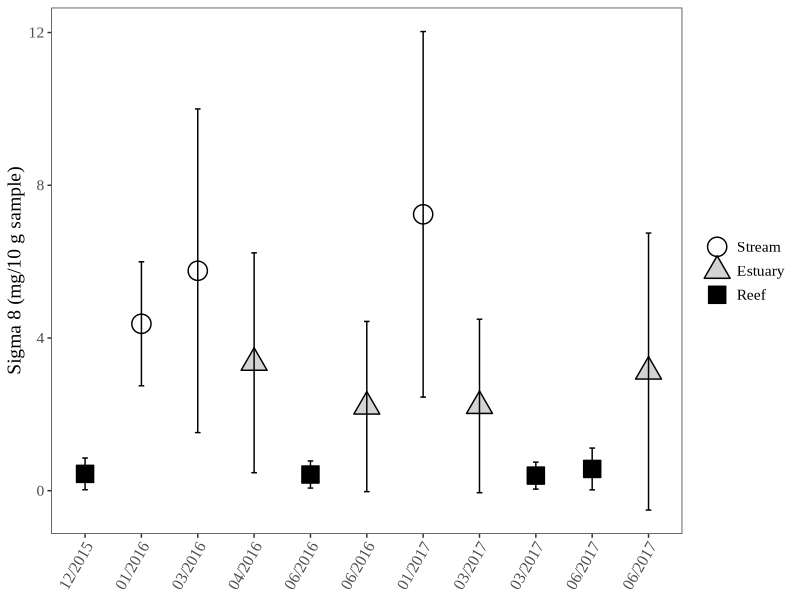
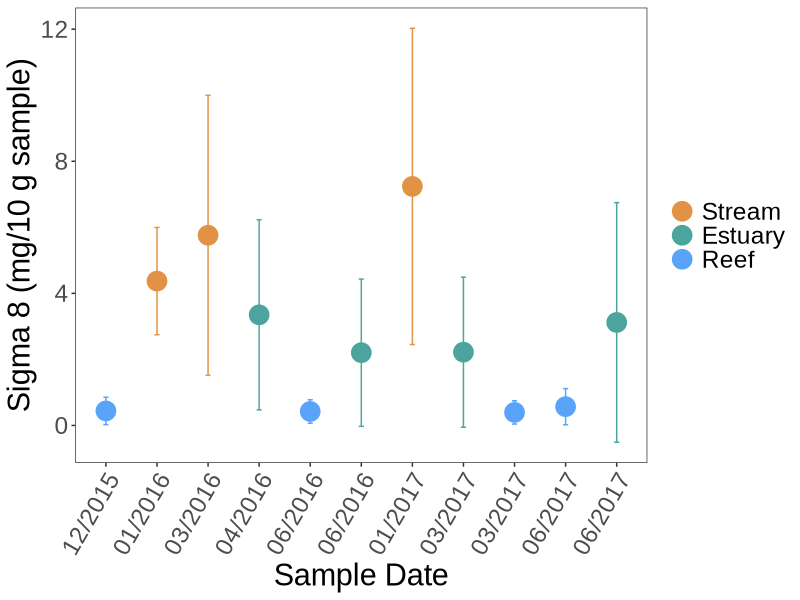
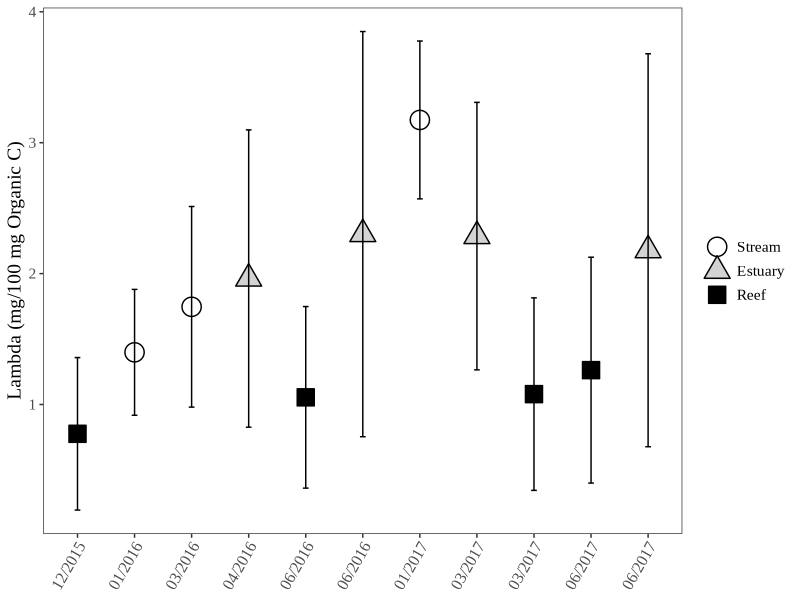
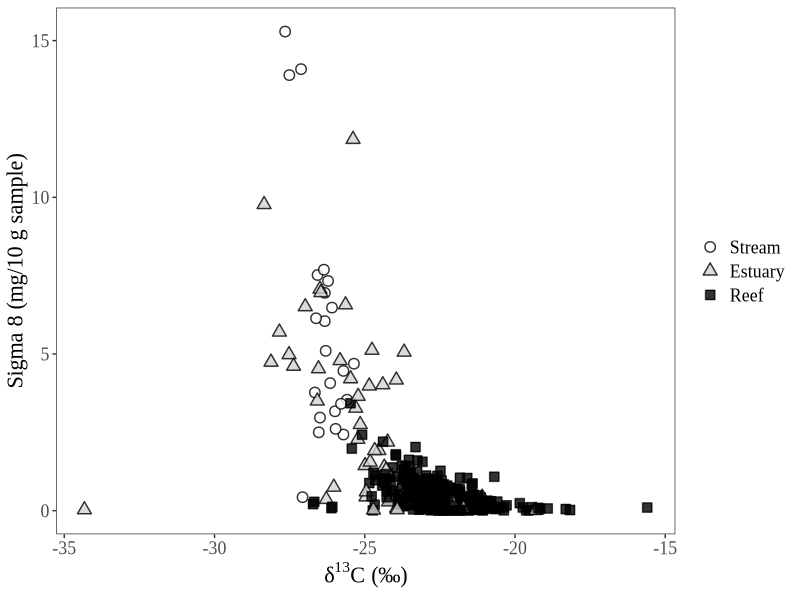
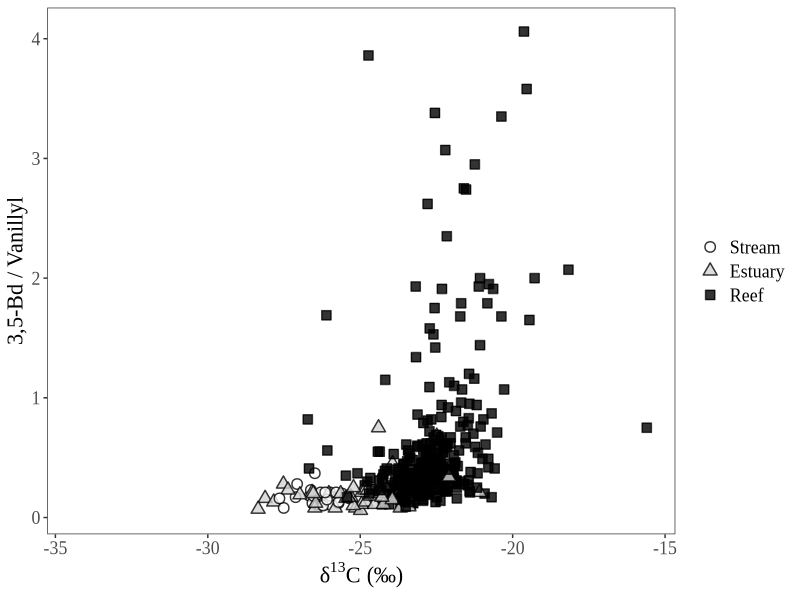
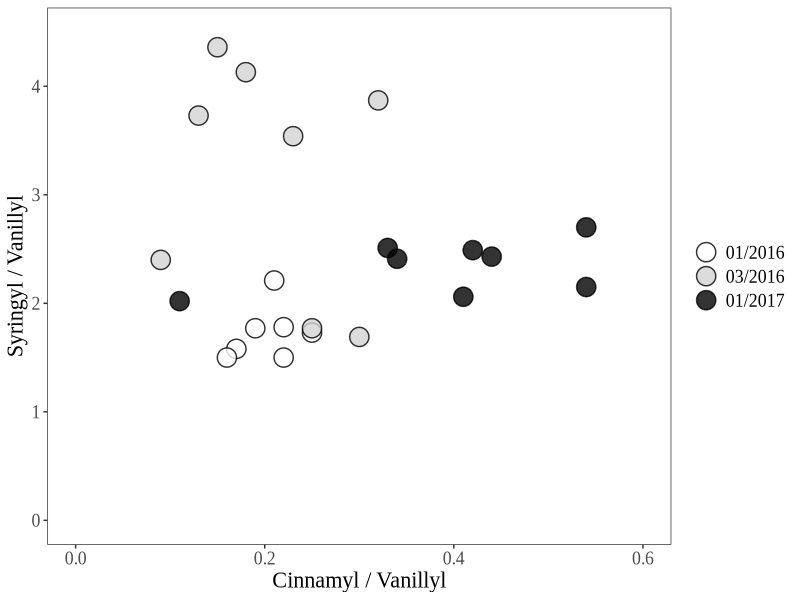
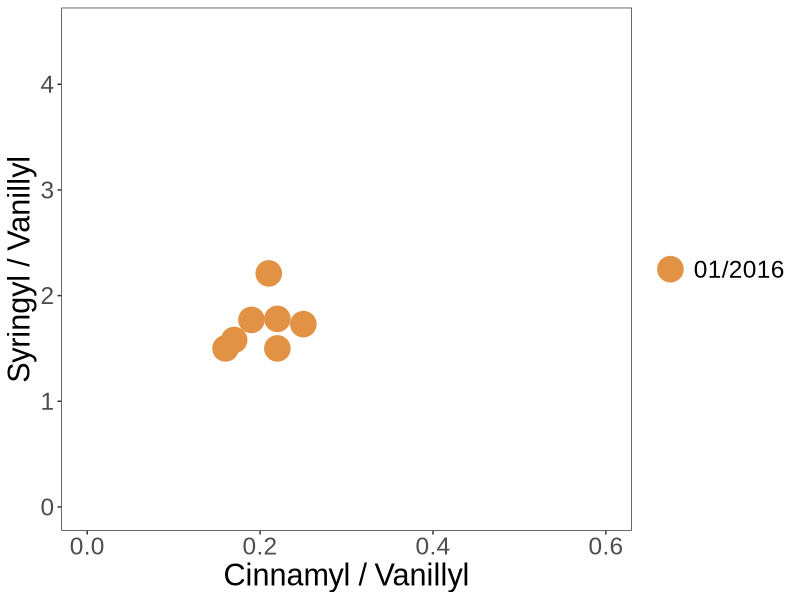
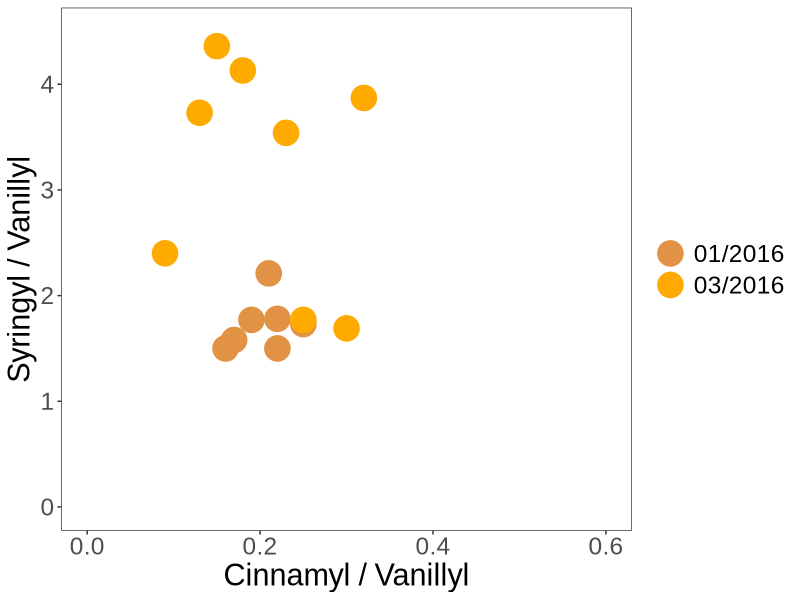

Reproduce these figures in R, in order.
## ---- chunk 1
knitr::opts_chunk$set(echo = TRUE)
## ---- chunk 2

master <- read.csv("RAPID_Master_Datasheet_add_region_streamcode.csv") # Loads the newly updated dataset, as of April 8, 2019. This same dataset is used for the linear mixed effects models.

# In addition, all NDs from Matthieu's original reports are replaced as NAs. For reasoning on why they are not 0s, see either of the other RMarkdown files in this project folder.

# Alright, so the seven outliers I'm removing will be 56, 66, 164, 238, 300, 387, and 389 from the original dataset. For reasoning on these 7, see LMEM Markdown file in this same project.

mastered <- master[ -c(56, 66, 164, 238, 300, 387, 389), ] # Removes outliers from original dataset.

# This dataset has already been QAQCed.

library(tidyverse)

## ---- chunk 3

# First, we will plot overall Sigma 8 and Lambda values.

Fig3_Stats <- mastered %>% # Takes the original dataset and then ...
  group_by(Group, Environment) %>% # Groups by date and environment and then ...
  summarize(Sig8 = mean(Sigma8, na.rm = TRUE), Sig8sd = sd(Sigma8, na.rm = TRUE), 
            Lam = mean(Lambda, na.rm = TRUE), Lamsd = sd(Lambda, na.rm = TRUE)) %>% # Summarizes and then...
  ungroup() # Ungroups data.

Fig3_Stats$Environment <- factor(Fig3_Stats$Environment, levels = c( "Stream", "Estuary", "Reef")) # Relevels.
Fig3_Stats$Group <- factor(Fig3_Stats$Group, levels = c( "A", "B", "C", "D", "E", "F", "I", "H", "G", "J", "K")) # Relevel the "Group" column so that it's presented in the best chronological order.

#tiff(filename = "/Users/heililowman/Documents/UC_Santa_Barbara/Research_Lignin/Figures/Manuscript_figure_files/Fig3A.tiff", width=6, height=4, unit="in", res=400) 
fig3a <- ggplot(Fig3_Stats, aes(Group, Sig8, shape=Environment, fill=Environment)) +
  scale_x_discrete(labels = c("12/2015", "01/2016", "03/2016", "04/2016", "06/2016", "06/2016", "01/2017", "03/2017", "03/2017", "06/2017", "06/2017")) +
  geom_point(size = 6,
             stroke = 0.75) + 
  scale_shape_manual(values = c(21, 24, 22)) +
  scale_fill_manual(values = c("white", "lightgrey", "black")) +
  geom_errorbar(data=Fig3_Stats, aes(ymin=Sig8-Sig8sd,ymax=Sig8+Sig8sd), width=0.1) +
  xlab("Sample Date") +
  ylab("Sigma 8 (mg/10 g sample)") + 
  theme_bw() +
  theme(panel.grid.major = element_blank(), panel.grid.minor = element_blank(),panel.background = element_blank()) + # This ensures the whole data grid is boxed in, which looks cleaner in text.
  theme(text=element_text(family="Times New Roman", size=14)) +
  theme(axis.text.x = element_text(angle = 60, hjust = 1)) +
  theme(axis.title.x=element_blank()) +
  theme(legend.title = element_blank())
#dev.off()

fig3a

# Creating the following figure for inclusion in my exit seminar.

fig3a_color <- ggplot(Fig3_Stats, aes(Group, Sig8, color=Environment)) +
  scale_x_discrete(labels = c("12/2015", "01/2016", "03/2016", "04/2016", "06/2016", "06/2016", "01/2017", "03/2017", "03/2017", "06/2017", "06/2017")) +
  geom_point(size = 6,
             stroke = 0.75) + 
  scale_color_manual(values=c("#E29244", "#4CA49E", "#59A3F8"), name = "Sampling Environment") + # Edit the legend and figure colors.
  geom_errorbar(data=Fig3_Stats, aes(ymin=Sig8-Sig8sd,ymax=Sig8+Sig8sd), width=0.1) +
  xlab("Sample Date") +
  ylab("Sigma 8 (mg/10 g sample)") + 
  theme_bw() +
  theme(panel.grid.major = element_blank(), panel.grid.minor = element_blank(),panel.background = element_blank()) + # This ensures the whole data grid is boxed in, which looks cleaner in text.
  theme(text=element_text(family="Arial", size=22)) +
  theme(axis.text.x = element_text(angle = 60, hjust = 1)) +
  theme(legend.title = element_blank())

fig3a_color
# Actually, I'm not sure how much more helpful a figure versus numbers will be so I'm skipping this figure in my presentation.

#tiff(filename = "/Users/heililowman/Documents/UC_Santa_Barbara/Research_Lignin/Figures/Manuscript_figure_files/Fig3B.tiff", width=6, height=4, unit="in", res=400) 
fig3b <- ggplot(Fig3_Stats, aes(Group, Lam, shape=Environment, fill=Environment)) +
  scale_x_discrete(labels = c("12/2015", "01/2016", "03/2016", "04/2016", "06/2016", "06/2016", "01/2017", "03/2017", "03/2017", "06/2017", "06/2017")) +
  geom_point(size = 6,
             stroke = 0.75) + 
  scale_shape_manual(values = c(21, 24, 22)) +
  scale_fill_manual(values = c("white", "lightgrey", "black")) +
  geom_errorbar(data=Fig3_Stats, aes(ymin=Lam-Lamsd,ymax=Lam+Lamsd), width=0.1) +
  xlab("Sample Date") +
  ylab("Lambda (mg/100 mg Organic C)") + 
  theme_bw() +
  theme(panel.grid.major = element_blank(), panel.grid.minor = element_blank(),panel.background = element_blank()) +
  theme(text=element_text(family="Times New Roman", size=14)) +
  theme(axis.text.x = element_text(angle = 60, hjust = 1)) +
  theme(axis.title.x=element_blank()) +
  theme(legend.title = element_blank())
#dev.off()

fig3b

## ---- chunk 4

# Next, we will plot isotopic data versus Sigma 8 and 3,5-Bd/V values.

# I will remove one egregious outlier - this was not removed during the LMEMs since those models dealt with lignin phenol values only (and had no isotopes as fixed or random effects).

mastered$Environment <- factor(mastered$Environment, levels = c( "Stream", "Estuary", "Reef")) # Relevels.

# Need to keep the outlier in on the light end, because its the same distance from the nearest point as the outlier on the heavier end (and it was included on all of the LMEMs in the other file).

# I have also removed the designation of near/far from stream and just represented all marine sediments as reef sites - this distinction was not important in any of the models I ran, and I feel it doesn't add anything to the visual. Also, this will keep things consistent legend-wise with Figure 3.

#tiff(filename = "/Users/heililowman/Documents/UC_Santa_Barbara/Research_Lignin/Figures/Manuscript_figure_files/Fig4.tiff", width=12, height=6, unit="in", res=400) 
fig4 <- ggplot(mastered, aes (x=d13C, y=Sigma8, shape=Environment, fill=Environment)) +
  geom_point(size=3,
             stroke = 0.75,
             alpha = 0.8) +
  scale_shape_manual(values = c(21, 24, 22)) +
  scale_fill_manual(values = c("white", "lightgrey", "black")) +
  theme_bw() +
  theme(panel.grid.major = element_blank(), panel.grid.minor = element_blank(),panel.background = element_blank()) +
  theme(text=element_text(family="Times New Roman", size=16)) +
  xlab(expression("δ"^{13}*"C (‰)")) + # GAH! It's AMAZING I GOT THE SUPERSCRIPT TO WORK!!!
  ylab("Sigma 8 (mg/10 g sample)") +
  theme(legend.title = element_blank())
#dev.off

fig4

#tiff(filename = "/Users/heililowman/Documents/UC_Santa_Barbara/Research_Lignin/Figures/Manuscript_figure_files/Fig5.tiff", width=10, height=6, unit="in", res=400) 
fig5 <- ggplot(mastered, aes (x=d13C, y=Bd.V, shape=Environment, fill=Environment)) +
  geom_point(size=3,
             stroke = 0.75,
             alpha = 0.8) +
  scale_shape_manual(values = c(21, 24, 22)) +
  scale_fill_manual(values = c("white", "lightgrey", "black")) +
  theme_bw() +
  theme(panel.grid.major = element_blank(), panel.grid.minor = element_blank(),panel.background = element_blank()) +
  theme(text=element_text(family="Times New Roman", size=16)) +
  xlab(expression("δ"^{13}*"C (‰)")) +
  ylab("3,5-Bd / Vanillyl") +
  theme(legend.title = element_blank())
#dev.off

fig5

## ---- chunk 5

# So, this will be a plot of stream S/V and C/V values, but the boxes for source material will need to be added in in Powerpoint.

stream <- mastered %>%
  filter(Environment=="Stream") # Creates dataset of only stream data.

#tiff(filename = "/Users/heililowman/Documents/UC_Santa_Barbara/Research_Lignin/Figures/Manuscript_figure_files/Fig6.tiff", width=8, height=6, unit="in", res=400) 
fig6 <- ggplot(stream, aes (C.V,S.V, shape=Group_2, fill=Group_2)) +
  geom_point(size=6,
             stroke = 0.75,
             alpha = 0.8) +
  scale_shape_manual(values = c(21, 21, 21), labels = c("01/2016", "03/2016", "01/2017")) +
  scale_fill_manual(values = c("white", "lightgrey", "black"), labels = c("01/2016", "03/2016", "01/2017")) + # Need to duplicate labels in both calls so that legend works.
  xlim(0,0.6) +
  ylim(0,4.5) +
  theme_bw() +
  theme(panel.grid.major = element_blank(), panel.grid.minor = element_blank(),panel.background = element_blank()) +
  theme(text=element_text(family="Times New Roman", size=16)) +
  xlab("Cinnamyl / Vanillyl") +
  ylab("Syringyl / Vanillyl") +
  theme(legend.title = element_blank())
#dev.off

fig6

#Making a set of new figures for my exit seminar.

streama <- mastered %>%
  filter(Environment=="Stream") %>% # Creates dataset of only stream data.
  filter(Group=="B") # Selects only January 2016 data.

fig6_colora <- ggplot(streama, aes (C.V,S.V, color=Group_2)) +
  geom_point(size=8,
             stroke = 0.75) +
  scale_color_manual(values = c("#E29244"), labels = c("01/2016")) + 
  xlim(0,0.6) +
  ylim(0,4.5) +
  theme_bw() +
  theme(panel.grid.major = element_blank(), panel.grid.minor = element_blank(),panel.background = element_blank()) +
  theme(text=element_text(family="Arial", size=22)) +
  xlab("Cinnamyl / Vanillyl") +
  ylab("Syringyl / Vanillyl") +
  theme(legend.title = element_blank())

#tiff(filename = "/Users/heililowman/Documents/UC_Santa_Barbara/Research_Lignin/Figures/Manuscript_figure_files/Fig6_colora.tiff", width=8, height=6, unit="in", res=400) 
fig6_colora
#dev.off

streamb <- mastered %>%
  filter(Environment=="Stream") %>% # Creates dataset of only stream data.
  filter(Group=="B" | Group=="C") # Selects only 2016 data.

fig6_colorb <- ggplot(streamb, aes (C.V,S.V, color=Group_2)) +
  geom_point(size=8,
             stroke = 0.75) +
  scale_color_manual(values = c("#E29244","#FFAA00"), labels = c("01/2016", "03/2016")) + 
  xlim(0,0.6) +
  ylim(0,4.5) +
  theme_bw() +
  theme(panel.grid.major = element_blank(), panel.grid.minor = element_blank(),panel.background = element_blank()) +
  theme(text=element_text(family="Arial", size=22)) +
  xlab("Cinnamyl / Vanillyl") +
  ylab("Syringyl / Vanillyl") +
  theme(legend.title = element_blank())

#tiff(filename = "/Users/heililowman/Documents/UC_Santa_Barbara/Research_Lignin/Figures/Manuscript_figure_files/Fig6_colorb.tiff", width=8, height=6, unit="in", res=400) 
fig6_colorb
#dev.off

fig6_colorc <- ggplot(stream, aes (C.V,S.V, color=Group_2)) +
  geom_point(size=8,
             stroke = 0.75) +
  scale_color_manual(values = c("#E29244", "#FFAA00", "#D46F10"), labels = c("01/2016", "03/2016", "01/2017")) +
  xlim(0,0.6) +
  ylim(0,4.5) +
  theme_bw() +
  theme(panel.grid.major = element_blank(), panel.grid.minor = element_blank(),panel.background = element_blank()) +
  theme(text=element_text(family="Arial", size=22)) +
  xlab("Cinnamyl / Vanillyl") +
  ylab("Syringyl / Vanillyl") +
  theme(legend.title = element_blank())

#tiff(filename = "/Users/heililowman/Documents/UC_Santa_Barbara/Research_Lignin/Figures/Manuscript_figure_files/Fig6_colorc.tiff", width=8, height=6, unit="in", res=400) 
fig6_colorc
#dev.off

## ---- chunk 6

# And now to create a similar S/V vs. C/V figure for the marine sample data.

marine <- mastered %>%
  filter(Environment=="Reef") # Creates dataset of only marine data.

fig7a <- ggplot(marine, aes (C.V,S.V, shape=Group, fill=Group)) +
  geom_point(size=6,
             stroke = 0.75,
             alpha = 0.8) +
  scale_shape_manual(values = c(21, 21, 21, 21), labels = c("12/2015", "06/2016", "03/2017", "06/2017")) +
  scale_fill_manual(values = c("white", "lightgrey", "gray30", "black"), labels = c("12/2015", "06/2016", "03/2017", "06/2017")) + # Need to duplicate labels in both calls so that legend works.
  xlim(0,0.25) +
  ylim(0,5.5) +
  theme_bw() +
  theme(panel.grid.major = element_blank(), panel.grid.minor = element_blank(),panel.background = element_blank()) +
  theme(text=element_text(family="Times New Roman", size=16)) +
  xlab("Cinnamyl/Vanillyl") +
  ylab("Syringyl/Vanillyl") +
  theme(legend.title = element_blank())

fig7a

# Due to sheer number of points, let's consolidate by site for each sampling.

m_cvsv <- marine %>% 
  group_by(Site, Group) %>%     
  summarize(meanC.V = mean(C.V, na.rm = TRUE), CVsd = sd(C.V, na.rm = TRUE), meanS.V = mean(S.V, na.rm = TRUE), SVsd = sd(S.V, na.rm = TRUE),) %>%
  ungroup()

#tiff(filename = "/Users/heililowman/Documents/UC_Santa_Barbara/Research_Lignin/Figures/Manuscript_figure_files/Fig7.tiff", width=8, height=6, unit="in", res=400) 
fig7b <- ggplot(m_cvsv, aes (x=meanC.V, y=meanS.V, shape = Group, fill = Group)) +
  geom_point(size=6,
             stroke = 0.75,
             alpha = 0.8) +
  scale_shape_manual(values = c(21, 21, 21, 21), labels = c("12/2015", "06/2016", "03/2017", "06/2017")) +
  scale_fill_manual(values = c("white", "lightgrey", "gray30", "black"), labels = c("12/2015", "06/2016", "03/2017", "06/2017")) +
  #geom_errorbar(data=m_cvsv, aes(ymin=meanS.V-SVsd,ymax=meanS.V+SVsd)) +
  #geom_errorbarh(data=m_cvsv, aes(xmin=meanC.V-CVsd,xmax=meanC.V+CVsd)) +
  xlim(0,0.25) +
  ylim(0,5.5) +
  theme_bw() +
  theme(panel.grid.major = element_blank(), panel.grid.minor = element_blank(),panel.background = element_blank()) +
  theme(text=element_text(family="Times New Roman", size=16)) +
  xlab("Cinnamyl / Vanillyl") +
  ylab("Syringyl / Vanillyl") +
  theme(legend.title = element_blank())
#dev.off

# Did not include error bars because they do not add to the takeaway of the figure, and delineations between groupings are made clear by the results of the LMEMs.

fig7b

# And below I've made some additional colored plots for use in my exit seminar.

m_cvsva <- m_cvsv %>% # Takes the original aggregated dataset.
  filter(Group == "A") # Selects only December 2015 samples.

fig7b_colora <- ggplot(m_cvsva, aes (x=meanC.V, y=meanS.V, color = Group)) +
  geom_point(size=8,
             stroke = 0.75) +
  scale_color_manual(values = c("#69B9FA"), labels = c("12/2015")) +
  xlim(0,0.25) +
  ylim(0,5.5) +
  theme_bw() +
  theme(panel.grid.major = element_blank(), panel.grid.minor = element_blank(),panel.background = element_blank()) +
  theme(text=element_text(family="Arial", size=22)) +
  xlab("Cinnamyl / Vanillyl") +
  ylab("Syringyl / Vanillyl") +
  theme(legend.title = element_blank())

#tiff(filename = "/Users/heililowman/Documents/UC_Santa_Barbara/Research_Lignin/Figures/Manuscript_figure_files/Fig7b_colora.tiff", width=8, height=6, unit="in", res=400) 
fig7b_colora
#dev.off

m_cvsvb <- m_cvsv %>% # Takes the original aggregated dataset.
  filter(Group == "A" | Group == "E") # Selects only December 2015 and June 2016 samples.

fig7b_colorb <- ggplot(m_cvsvb, aes (x=meanC.V, y=meanS.V, color = Group)) +
  geom_point(size=8,
             stroke = 0.75) +
  scale_color_manual(values = c("#69B9FA", "#59A3F8"), labels = c("12/2015", "06/2016")) +
  xlim(0,0.25) +
  ylim(0,5.5) +
  theme_bw() +
  theme(panel.grid.major = element_blank(), panel.grid.minor = element_blank(),panel.background = element_blank()) +
  theme(text=element_text(family="Arial", size=22)) +
  xlab("Cinnamyl / Vanillyl") +
  ylab("Syringyl / Vanillyl") +
  theme(legend.title = element_blank())

#tiff(filename = "/Users/heililowman/Documents/UC_Santa_Barbara/Research_Lignin/Figures/Manuscript_figure_files/Fig7b_colorb.tiff", width=8, height=6, unit="in", res=400) 
fig7b_colorb
#dev.off

m_cvsvbb <- m_cvsv %>% # Takes the original aggregated dataset.
  filter(Group == "A" | Group == "E" | Group == "G") # Selects only December 2015 and June 2016 samples.

fig7b_colorbb <- ggplot(m_cvsvbb, aes (x=meanC.V, y=meanS.V, color = Group)) +
  geom_point(size=8,
             stroke = 0.75) +
  scale_color_manual(values = c("#69B9FA", "#59A3F8", "#5A7ECB"), labels = c("12/2015", "06/2016", "03/2017")) +
  xlim(0,0.25) +
  ylim(0,5.5) +
  theme_bw() +
  theme(panel.grid.major = element_blank(), panel.grid.minor = element_blank(),panel.background = element_blank()) +
  theme(text=element_text(family="Arial", size=22)) +
  xlab("Cinnamyl / Vanillyl") +
  ylab("Syringyl / Vanillyl") +
  theme(legend.title = element_blank())

#tiff(filename = "/Users/heililowman/Documents/UC_Santa_Barbara/Research_Lignin/Figures/Manuscript_figure_files/Fig7b_colorbb.tiff", width=8, height=6, unit="in", res=400) 
fig7b_colorbb
#dev.off

fig7b_colorc <- ggplot(m_cvsv, aes (x=meanC.V, y=meanS.V, color = Group)) +
  geom_point(size=8,
             stroke = 0.75) +
  scale_color_manual(values = c("#69B9FA", "#59A3F8", "#5A7ECB", "#6B6D9F"), labels = c("12/2015", "06/2016", "03/2017", "06/2017")) +
  xlim(0,0.25) +
  ylim(0,5.5) +
  theme_bw() +
  theme(panel.grid.major = element_blank(), panel.grid.minor = element_blank(),panel.background = element_blank()) +
  theme(text=element_text(family="Arial", size=22)) +
  xlab("Cinnamyl / Vanillyl") +
  ylab("Syringyl / Vanillyl") +
  theme(legend.title = element_blank())

#tiff(filename = "/Users/heililowman/Documents/UC_Santa_Barbara/Research_Lignin/Figures/Manuscript_figure_files/Fig7b_colorc.tiff", width=8, height=6, unit="in", res=400) 
fig7b_colorc
#dev.off

## ---- chunk 7

# Similar to Figure 6, this figure will plot degradation parameters for stream data only.

#tiff(filename = "/Users/heililowman/Documents/UC_Santa_Barbara/Research_Lignin/Figures/Manuscript_figure_files/Fig8.tiff", width=8, height=6, unit="in", res=400) 
fig8 <- ggplot(stream, aes (Bd.V,P..V.S., shape=Group_2, fill=Group_2)) +
  geom_point(size=6,
             stroke = 0.75,
             alpha = 0.8) +
  scale_shape_manual(values = c(21, 21, 21), labels = c("01/2016", "03/2016", "01/2017")) +
  scale_fill_manual(values = c("white", "lightgrey", "black"), labels = c("01/2016", "03/2016", "01/2017")) +
  xlim(0,0.4) +
  ylim(0,0.4) +
  theme_bw() +
  theme(panel.grid.major = element_blank(), panel.grid.minor = element_blank(),panel.background = element_blank()) +
  theme(text=element_text(family="Times New Roman", size=16)) +
  xlab("3,5-Bd / Vanillyl") +
  ylab("P-hydroxyl / (Vanillyl + Syringyl)") +
  theme(legend.title = element_blank())
#dev.off

fig8

## ---- chunk 8

# And finally, the code for the P/V+S vs. 3,5-Bd/V values for marine sites.

fig9a <- ggplot(marine, aes (Bd.V,P..V.S., shape=Group, fill=Group)) +
  geom_point(size=6,
             stroke = 0.75,
             alpha = 0.8) +
  scale_shape_manual(values = c(21, 21, 21, 21), labels = c("12/2015", "06/2016", "03/2017", "06/2017")) +
  scale_fill_manual(values = c("white", "lightgrey", "gray30", "black"), labels = c("12/2015", "06/2016", "03/2017", "06/2017")) +
  xlim(0,2) +
  ylim(0,1) +
  theme_bw() +
  theme(panel.grid.major = element_blank(), panel.grid.minor = element_blank(),panel.background = element_blank()) +
  theme(text=element_text(family="Times New Roman", size=16)) +
  xlab("3,5Bd / Vanillyl") +
  ylab("P-hydroxyl / (Vanillyl + Syringyl)") +
  theme(legend.title = element_blank())

fig9a

# Going to aggregate values again as we did in Figure 7.

m_bdvpvs <- marine %>% 
  group_by(Site, Group) %>%     
  summarize(meanBdV = mean(Bd.V, na.rm = TRUE), BdVsd = sd(Bd.V, na.rm = TRUE), meanPVS = mean(P..V.S., na.rm = TRUE), PVSsd = sd(P..V.S., na.rm = TRUE),) %>%
  ungroup()

#tiff(filename = "/Users/heililowman/Documents/UC_Santa_Barbara/Research_Lignin/Figures/Manuscript_figure_files/Fig9.tiff", width=8, height=6, unit="in", res=400) 
fig9b <- ggplot(m_bdvpvs, aes (x=meanBdV, y=meanPVS, shape = Group, fill = Group)) +
  geom_point(size=6,
             stroke = 0.75,
             alpha = 0.8) +
  scale_shape_manual(values = c(21, 21, 21, 21), labels = c("12/2015", "06/2016", "03/2017", "06/2017")) +
  scale_fill_manual(values = c("white", "lightgrey", "gray30", "black"), labels = c("12/2015", "06/2016", "03/2017", "06/2017")) +
  xlim(0,2) +
  ylim(0,1) +
  theme_bw() +
  theme(panel.grid.major = element_blank(), panel.grid.minor = element_blank(),panel.background = element_blank()) +
  theme(text=element_text(family="Times New Roman", size=16)) +
  xlab("3,5Bd / Vanillyl") +
  ylab("P-hydroxyl / (Vanillyl + Syringyl)") +
  theme(legend.title = element_blank())
#dev.off

fig9b
